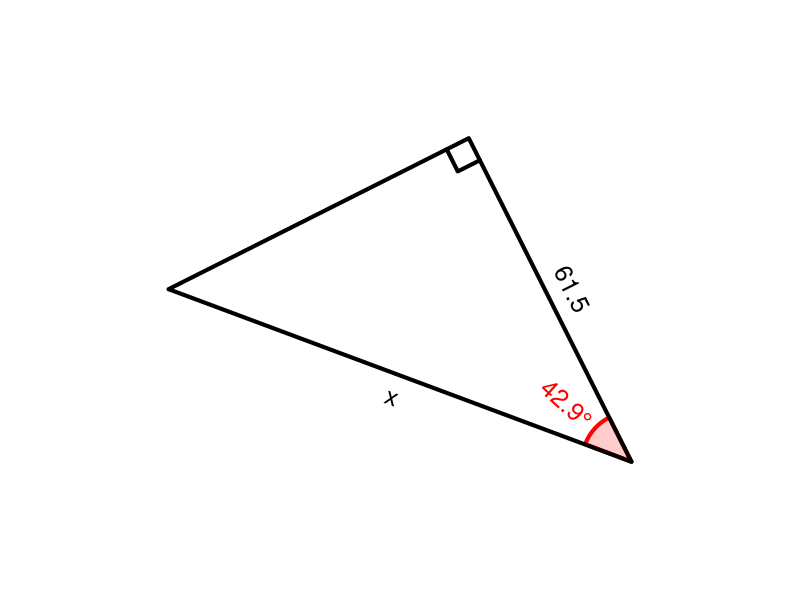

The R script that drew this image:
## ---- chunk 1
qt = 5 #sample(1:12,1)
cex = 1.5
lwd = 4
# al,ol,hl,th
while(T){
    deg = runif(1,15,79)
    th = deg/180*pi
    hl = runif(1,10,100)
    ol = hl*sin(th)
    al = hl*cos(th)
    if(ol>11 && al>11 && hl<99){break}
}
if(qt==1){ #ol=hl*sin(th)
    hyp = signif(hl,3)
    ang = signif(deg,3)
    labs = c("","x",sprintf("%.1f",hyp),sprintf("%.1f°",ang)) #a,o,h,t
    ans = signif(hyp*sin(ang/180*pi),3)
    ansstr = sprintf("%.1f",ans)
    atag = paste0("$$\\sin(",ang,")=\\frac{x}{",hyp,"}$$\n$$x=",hyp,"\\cdot\\sin(",ang,")$$\n\n $$x=",ans,"$$")
}
if(qt==2){ #hl=ol/sin(th)
    opp = signif(ol,3)
    ang = signif(deg,3)
    labs = c("",sprintf("%.1f",opp),"x",sprintf("%.1f°",ang)) #a,o,h,t
    ans = signif(opp/sin(ang/180*pi),3)
    ansstr = sprintf("%.1f",ans)
    atag = paste0("$$\\sin(",ang,")=\\frac{",opp,"}{x}$$\n$$x=\\frac{",opp,"}{\\sin(",ang,")}$$\n\n $$x=",ans,"$$")
}
if(qt==3){ #th=asin(ol/hl)
    opp = signif(ol,3)
    hyp = signif(hl,3)
    labs = c("",sprintf("%.1f",opp),sprintf("%.1f",hyp),"x°") #a,o,h,t
    ans = signif(asin(opp/hyp)/pi*180,3)
    ansstr = sprintf("%.1f",ans)
    atag = paste0("$$\\sin(x)=\\frac{",opp,"}{",hyp,"}$$\n$$x=\\arcsin\\left(\\frac{",opp,"}{",hyp,"}\\right)$$\n\n $$x=",ans,"$$")
}
if(qt==4){ #al=hl*cos(th)
    hyp = signif(hl,3)
    ang = signif(deg,3)
    labs = c("x","",sprintf("%.1f",hyp),sprintf("%.1f°",ang)) #a,o,h,t
    ans = signif(hyp*cos(ang/180*pi),3)
    ansstr = sprintf("%.1f",ans)
    atag = paste0("$$\\cos(",ang,")=\\frac{x}{",hyp,"}$$\n$$x=",hyp,"\\cdot\\cos(",ang,")$$\n\n $$x=",ans,"$$")
}
if(qt==5){ #hl=al/cos(th)
    adj = signif(al,3)
    ang = signif(deg,3)
    labs = c(sprintf("%.1f",adj),"","x",sprintf("%.1f°",ang)) #a,o,h,t
    ans = signif(adj/cos(ang/180*pi),3)
    ansstr = sprintf("%.1f",ans)
    atag = paste0("$$\\cos(",ang,")=\\frac{",adj,"}{x}$$\n$$x=\\frac{",adj,"}{\\cos(",ang,")}$$\n\n $$x=",ans,"$$")
}
if(qt==6){ #th=acos(al/hl)
    adj = signif(al,3)
    hyp = signif(hl,3)
    labs = c(sprintf("%.1f",adj),"",sprintf("%.1f",hyp),"x°") #a,o,h,t
    ans = signif(acos(adj/hyp)/pi*180,3)
    ansstr = sprintf("%.1f",ans)
    atag = paste0("$$\\cos(x)=\\frac{",adj,"}{",hyp,"}$$\n$$x=\\arccos\\left(\\frac{",adj,"}{",hyp,"}\\right)$$\n\n $$x=",ans,"$$")
}
if(qt==7){ #ol=al*tan(th)
    adj = signif(al,3)
    ang = signif(deg,3)
    labs = c(sprintf("%.1f",adj),"x","",sprintf("%.1f°",ang)) #a,o,h,t
    ans = signif(adj*tan(ang/180*pi),3)
    ansstr = sprintf("%.1f",ans)
    atag = paste0("$$\\tan(",ang,")=\\frac{x}{",adj,"}$$\n$$x=",adj,"\\cdot\\tan(",ang,")$$\n\n $$x=",ans,"$$")
}
if(qt==8){ #al=ol/tan(th)
    opp = signif(ol,3)
    ang = signif(deg,3)
    labs = c("x",sprintf("%.1f",opp),"",sprintf("%.1f°",ang)) #a,o,h,t
    ans = signif(opp/tan(ang/180*pi),3)
    ansstr = sprintf("%.1f",ans)
    atag = paste0("$$\\tan(",ang,")=\\frac{",opp,"}{x}$$\n$$x=\\frac{",opp,"}{\\tan(",ang,")}$$\n\n $$x=",ans,"$$")
}
if(qt==9){ #th=atan(ol/al)
    opp = signif(ol,3)
    adj = signif(al,3)
    labs = c(sprintf("%.1f",adj),sprintf("%.1f",opp),"","x°") #a,o,h,t
    ans = signif(atan(opp/adj)/pi*180,3)
    ansstr = sprintf("%.1f",ans)
    atag = paste0("$$\\tan(x)=\\frac{",opp,"}{",adj,"}$$\n$$x=\\arctan\\left(\\frac{",opp,"}{",adj,"}\\right)$$\n\n $$x=",ans,"$$")
}
if(qt==10){
    opp = signif(ol,3)
    adj = signif(al,3)
    labs = c(sprintf("%.1f",adj),sprintf("%.1f",opp),"x","") #a,o,h,t
    ansstr = sprintf("%.1f",signif(sqrt(opp^2+adj^2),3))
    ans = signif(sqrt(opp^2+adj^2),3)
    atag = paste0("$$",opp,"^2+",adj,"^2=x^2$$\n$$x=\\sqrt{",opp^2,"+",adj^2,"}$$\n\n $$x=",ans,"$$")
}
if(qt==11){
    opp = signif(ol,3)
    hyp = signif(hl,3)
    labs = c("x",sprintf("%.1f",opp),sprintf("%.1f",hyp),"") #a,o,h,t
    ansstr = sprintf("%.1f",signif(sqrt(hyp^2-opp^2),3))
    ans = signif(sqrt(hyp^2-opp^2),3)
    atag = paste0("$$",opp,"^2+x^2=",hyp,"^2$$\n$$x=\\sqrt{",hyp^2,"-",opp^2,"}$$\n\n $$x=",ans,"$$")
}
if(qt==12){
    adj = signif(al,3)
    hyp = signif(hl,3)
    labs = c(sprintf("%.1f",adj),"x",sprintf("%.1f",hyp),"") #a,o,h,t
    ansstr = sprintf("%.1f",signif(sqrt(hyp^2-adj^2),3))
    ans = signif(sqrt(hyp^2-adj^2),3)
    atag = paste0("$$x^2+",adj,"^2=",hyp,"^2$$\n$$x=\\sqrt{",hyp^2,"-",adj^2,"}$$\n\n $$x=",ans,"$$")
}
hstr = labs[3]
astr = labs[1]
ostr = labs[2]
angstr = labs[4]


## ---- chunk 2
par(mar=c(0,0,0,0),pty="s")
refl = sample(c(T,F),1)
bmp = 0.05
xs = c(0,cos(th),cos(th))
ys = c(0,0,sin(th))
xlo = cos(th)+bmp
ylo = sin(th)/2
srto = 90
xla = cos(th)/2
yla = -bmp
srta = 0
xlh = cos(th)/2+bmp*cos(th+pi/2)
ylh = sin(th)/2+bmp*sin(th+pi/2)
srth = th/pi*180
xang = 1.5*bmp*cos(seq(0,th,pi/360))/th
yang = 1.5*bmp*sin(seq(0,th,pi/360))/th
xlang = 1.5*bmp*cos(th/2)/th+bmp/3*cos(th/2)
ylang = 1.5*bmp*sin(th/2)/th+bmp/3*sin(th/2)
srtang = th/2/pi*180
xsq = c(cos(th)-bmp,cos(th)-bmp,cos(th))
ysq = c(0,bmp,bmp)
if(refl){
    xs = -xs
    xlo = -xlo
    srto = -90
    xla = -xla
    srta = 0
    xlh = -xlh
    srth = -th/pi*180
    xang = -xang
    xlang = -xlang
    srtang = -th/2/pi*180
    xsq = -xsq
}
rotang = runif(1,0,2*pi)
xs2 = xs*cos(rotang)-ys*sin(rotang)
ys2 = xs*sin(rotang)+ys*cos(rotang)
xlo2 = xlo*cos(rotang)-ylo*sin(rotang)
ylo2 = xlo*sin(rotang)+ylo*cos(rotang)
srto2 = (srto+rotang/pi*180+90)%%180-90
xla2 = xla*cos(rotang)-yla*sin(rotang)
yla2 = xla*sin(rotang)+yla*cos(rotang)
srta2 = (srta+rotang/pi*180+90)%%180-90
xlh2 = xlh*cos(rotang)-ylh*sin(rotang)
ylh2 = xlh*sin(rotang)+ylh*cos(rotang)
srth2 = (srth+rotang/pi*180+90)%%180-90
srtang2 = (srtang+rotang/pi*180+90)%%180-90
xang2 = xang*cos(rotang)-yang*sin(rotang)
yang2 = xang*sin(rotang)+yang*cos(rotang)
xlang2 = xlang*cos(rotang)-ylang*sin(rotang)
ylang2 = xlang*sin(rotang)+ylang*cos(rotang)
xsq2 = xsq*cos(rotang)-ysq*sin(rotang)
ysq2 = xsq*sin(rotang)+ysq*cos(rotang)
xxx = c(xs2,xlo2,xla2,xlh2,xlang2)
yyy = c(ys2,ylo2,yla2,ylh2,ylang2)
widx = (max(xxx)-min(xxx))/2
widy = (max(yyy)-min(yyy))/2
midx = (max(xxx)+min(xxx))/2
midy = (max(yyy)+min(yyy))/2
wid = max(c(widx,widy))
plot(0,0,"n",xlim=c(midx-wid*1.2,midx+wid*1.2),ylim=c(midy-wid*1.2,midy+wid*1.2),axes=F,ann=F)
angadj = (xlang2<0)*1
if(angstr!=""){
    polygon(c(0,xang2),c(0,yang2),border="red",col=rgb(1,0,0,0.2),lwd=lwd)
    text(xlang2,ylang2,angstr,srt=srtang2,col="red",cex=cex,adj=angadj)
}
polygon(xs2,ys2,lwd=lwd)
lines(xsq2,ysq2,lwd=lwd)
text(xlo2,ylo2,ostr,srt=srto2,cex=cex)
text(xla2,yla2,astr,srt=srta2,cex=cex)
text(xlh2,ylh2,hstr,srt=srth2,cex=cex)
# alist = paste0(alist,ansstr,"\n",collapse="")
